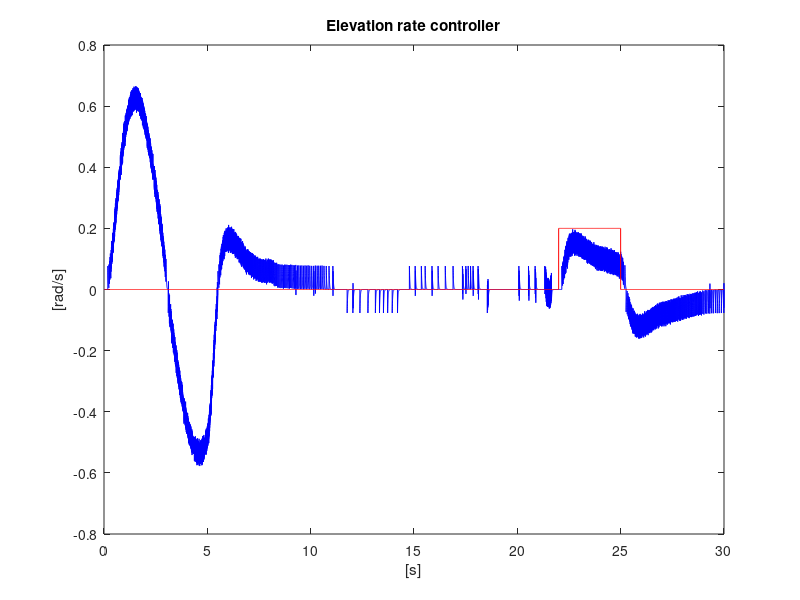

This chart was generated by the following MATLAB code:
data = load('variables.mat');


% Elevation rate vs. elevation rate ref
plot(data.variables(1,:), data.variables(7,:),'blue'); %elev rate
hold on;
plot(data.variables(1,:), data.variables(9,:),'red'); % elev rate ref
title('Elevation rate controller');
xlabel('[s]');
ylabel('[rad/s]');


